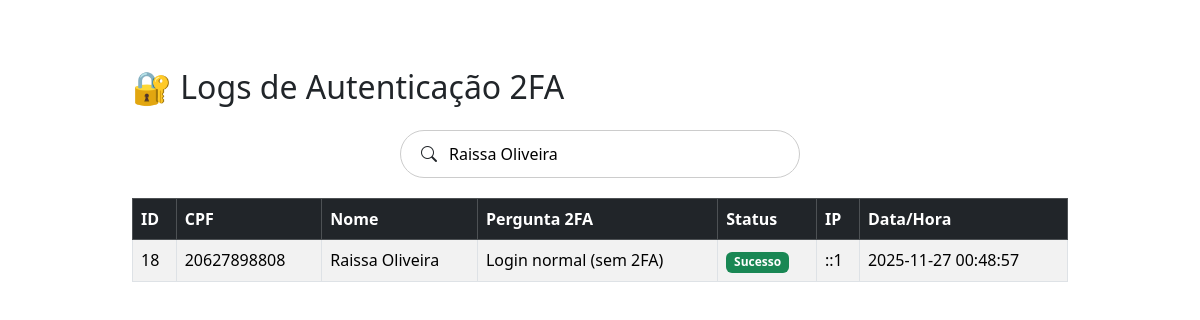
Screenshot of /historico-login.php?busca=Raissa Oliveira with the database file from the repository.
### tables this page shows
CREATE TABLE `log` (
  `id_log` int(11) NOT NULL,
  `cpf` varchar(14) NOT NULL,
  `data_login` datetime DEFAULT current_timestamp(),
  `segunda_autenticacao` varchar(255) NOT NULL,
  `status` varchar(20) NOT NULL,
  `ip` varchar(45) DEFAULT NULL
);

CREATE TABLE `cadastro` (
  `id_usuario` int(11) NOT NULL,
  `nome` varchar(100) NOT NULL,
  `cpf` char(11) NOT NULL,
  `sexo` enum('Masculino','Feminino','Outro') NOT NULL,
  `endereco` text NOT NULL,
  `cep` char(9) NOT NULL,
  `email` varchar(80) NOT NULL,
  `celular` varchar(20) NOT NULL,
  `logins` varchar(50) NOT NULL,
  `senha` varchar(255) NOT NULL,
  `data_nascimento` date NOT NULL,
  `nome_materno` varchar(60) NOT NULL,
  `data_cadastro` datetime NOT NULL DEFAULT current_timestamp(),
  `tipo` enum('comum','master') DEFAULT 'comum'
);

### historico-login.php (the view, shortened to what this page needs)
<?php
include("conexao.php");
$busca = isset($_GET['busca']) ? trim($_GET['busca']) : "";
$ordemSQL = " ORDER BY l.data_login DESC";
$sql = "
    SELECT
        l.id_log,
        l.cpf,
        c.nome AS nome_usuario,
        l.segunda_autenticacao,
        l.status,
        l.ip,
        l.data_login
    FROM log l
    LEFT JOIN cadastro c ON c.cpf = l.cpf
";
if (!empty($busca)) {
    $sql .= " WHERE c.nome LIKE '%$busca%' OR l.cpf LIKE '%$busca%'";
}
$sql .= $ordemSQL;
$logs = $conexao->query($sql);
?>
<!DOCTYPE html>
<html lang="pt-br">
<head>
<link href="https://cdn.jsdelivr.net/npm/bootstrap@5.3.5/dist/css/bootstrap.min.css" rel="stylesheet">
<link href="https://cdn.jsdelivr.net/npm/bootstrap-icons@1.11.3/font/bootstrap-icons.css" rel="stylesheet">
</head>
<body>
<div class="historico-wrapper">
    <div class="container mt-5">
        <h2 class="mb-4">🔐 Logs de Autenticação 2FA</h2>
        <form method="GET" class="search-box">
            <i class="bi bi-search"></i>
            <input
                type="text"
                id="busca"
                name="busca"
                placeholder="Pesquisar por nome ou CPF..."
                value="<?= $_GET['busca'] ?? '' ?>"
            >
        </form>
        <div class="table-responsive">
            <table class="table table-bordered table-striped">
                <thead class="table-dark">
                    <tr>
                        <th>ID</th>
                        <th>CPF</th>
                        <th>Nome</th>
                        <th>Pergunta 2FA</th>
                        <th>Status</th>
                        <th>IP</th>
                        <th>Data/Hora</th>
                    </tr>
                </thead>
                <tbody id="tabelaLogs">
                <?php while ($row = $logs->fetch_assoc()): ?>
                    <tr>
                        <td><?= $row['id_log'] ?></td>
                        <td><?= $row['cpf'] ?></td>
                        <td><?= $row['nome_usuario'] ?? '<i>Não encontrado</i>' ?></td>
                        <td><?= $row['segunda_autenticacao'] ?></td>
                        <td>
                            <?php if ($row['status'] === "sucesso"): ?>
                                <span class="badge bg-success">Sucesso</span>
                            <?php else: ?>
                                <span class="badge bg-danger">Falha</span>
                            <?php endif; ?>
                        </td>
                        <td><?= $row['ip'] ?></td>
                        <td><?= $row['data_login'] ?></td>
                    </tr>
                <?php endwhile; ?>
                </tbody>
            </table>
        </div>
    </div>
</div>
</body>
</html>

### historico-login.php (style rules this page uses)
body { overflow-x: hidden; }
.search-box { background: #ffffff; border-radius: 40px; padding: 10px 20px; display: flex; align-items: center; gap: 10px; width: 100%; max-width: 400px; border: 1px solid #ccc; margin: 20px auto; }
.search-box input { border: none; outline: none; width: 100%; font-size: 16px; background: transparent; }
.historico-wrapper { max-width: 1000px; margin: 0 auto; padding: 20px; }

### rows the page displays
log: id_log "18", cpf "20627898808", cadastro.nome "Raissa Oliveira", segunda_autenticacao "Login normal (sem 2FA)", status "Sucesso", ip "::1", data_login "2025-11-27 00:48:57"
